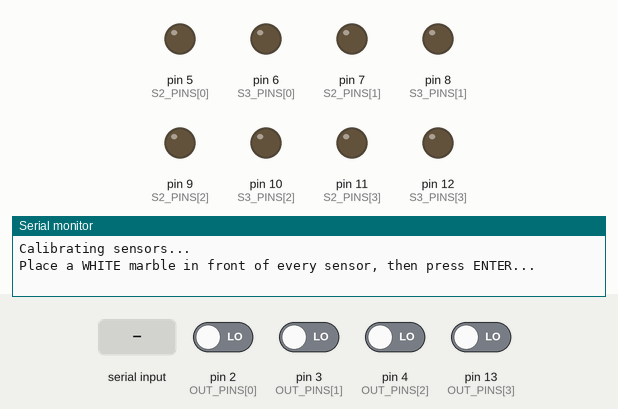
The sketch below on a simulated Arduino Uno, built with avr-gcc and run on an emulated ATmega328P. Shown: output pins drawn as LEDs (lit = HIGH), the last lines printed to the serial monitor. The test bench sets the inputs (shaded band); at power-on: pin 2 (OUT_PINS[0]), pin 3 (OUT_PINS[1]), pin 4 (OUT_PINS[2]), pin 13 (OUT_PINS[3]) LOW.

Above: at 1.2 s.
1.3 s: "1" received over Serial
At 1.75 s:
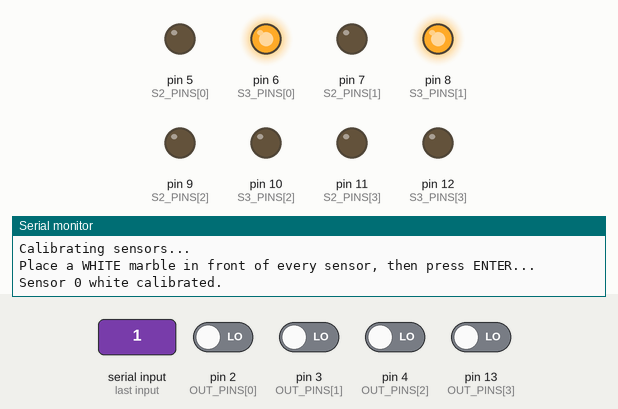
At 3.1 s:
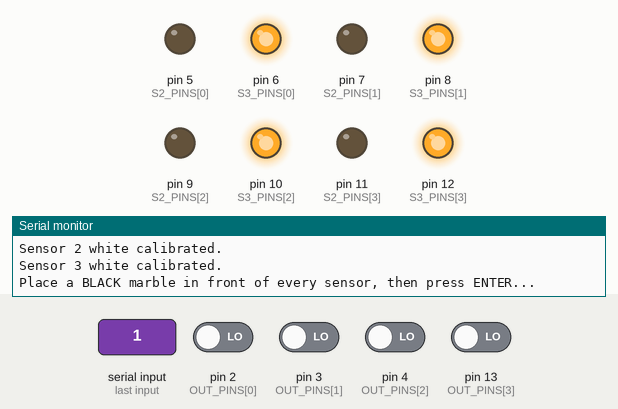
4.3 s: "0" received over Serial
At 4.53 s:
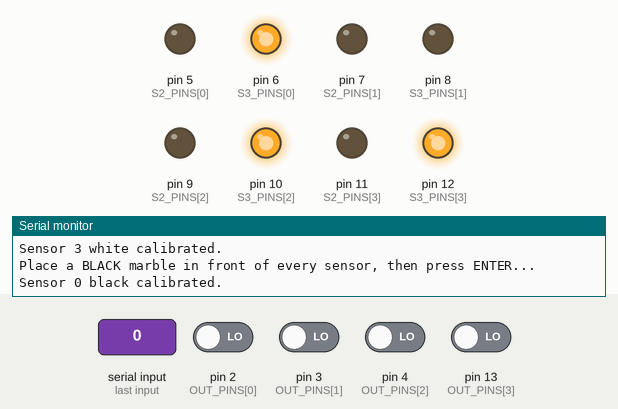
Timing chart, 0 to 7.3 s (numbered marks = the images above; inputs shaded):
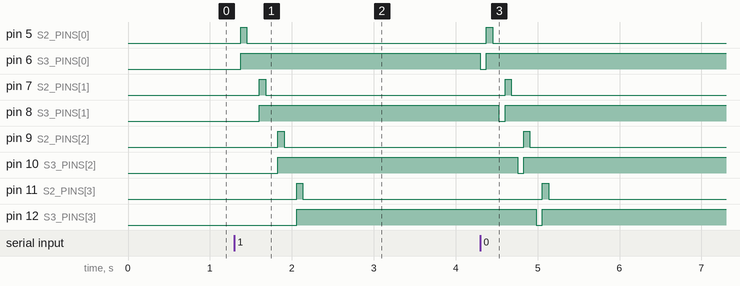

Measured:
- after the input at 1.3 s, pin 5 (S2_PINS[0]): LOW → HIGH after 0.08 s, → LOW 0.08 s later; pin 6 (S3_PINS[0]): LOW → HIGH after 0.08 s; pin 7 (S2_PINS[1]): LOW → HIGH after 0.30 s, → LOW 0.08 s later; pin 8 (S3_PINS[1]): LOW → HIGH after 0.30 s; pin 9 (S2_PINS[2]): LOW → HIGH after 0.53 s, → LOW 0.08 s later
- after the input at 4.3 s, pin 5 (S2_PINS[0]): LOW → HIGH after 0.08 s, → LOW 0.08 s later; pin 6 (S3_PINS[0]): HIGH → LOW at once, → HIGH 0.08 s later; pin 7 (S2_PINS[1]): LOW → HIGH after 0.30 s, → LOW 0.08 s later; pin 8 (S3_PINS[1]): HIGH → LOW after 0.23 s, → HIGH 0.08 s later; pin 9 (S2_PINS[2]): LOW → HIGH after 0.53 s, → LOW 0.08 s later

The sketch:

calibration.ino
```cpp
// Colour sensors pin assignments
const int NUM_SENSORS = 4;
const int S2_PINS[NUM_SENSORS]  = {5, 7, 9, 11};
const int S3_PINS[NUM_SENSORS]  = {6, 8, 10, 12};
const int OUT_PINS[NUM_SENSORS] = {2, 3, 4, 13};

const unsigned long PULSE_TIMEOUT = 5000;

// Store RGB values
unsigned long redVals[NUM_SENSORS] = {0};
unsigned long greenVals[NUM_SENSORS] = {0};
unsigned long blueVals[NUM_SENSORS] = {0};

// Store calibration RGB values
unsigned long redMin[NUM_SENSORS] = {0};
unsigned long greenMin[NUM_SENSORS] = {0};
unsigned long blueMin[NUM_SENSORS] = {0};
unsigned long redMax[NUM_SENSORS] = {0};
unsigned long greenMax[NUM_SENSORS] = {0};
unsigned long blueMax[NUM_SENSORS] = {0};

void setup() {
  // baud rate 11520
  Serial.begin(115200);

/*
  set S2 & S3 pins of each sensor as output
  set OUT pins of each sensor as input
*/
  for (int i = 0; i < NUM_SENSORS; i++) {
    pinMode(S2_PINS[i], OUTPUT);
    pinMode(S3_PINS[i], OUTPUT);
    pinMode(OUT_PINS[i], INPUT);
  }
}

void loop() {
/*
  calibrate and print calibration values
*/
  calibrateSensors();
  printVals();
}

/*
  set S2 & S3 pins HIGH or LOW to read each RGB value:
  (LOW, LOW)    --> Red
  (HIGH, HIGH)  --> Green
  (LOW, HIGH)   --> Blue
  (HIGH, LOW)   --> Clear (No Filter)

  measure pulse width (frequency) in microseconds to determine light intensity
*/
unsigned long readPulseWidth(int sensorIdx, bool s2Val, bool s3Val) {

  digitalWrite(S2_PINS[sensorIdx], s2Val);
  digitalWrite(S3_PINS[sensorIdx], s3Val);

  delayMicroseconds(100);

  // pulseIn() starts reading pulse width after pin goes LOW
  return pulseIn(OUT_PINS[sensorIdx], LOW, PULSE_TIMEOUT);
}

unsigned long stableRead(int i, bool s2, bool s3) {
  unsigned long sum = 0;

  for (int n = 0; n < 5; n++) {
    sum += readPulseWidth(i, s2, s3);
    delay(10);
  }
  return sum / 5;
}

void calibrateSensors() {
  Serial.println("Calibrating sensors...");

  // WHITE calibration
  Serial.println("Place a WHITE marble in front of every sensor, then press ENTER...");
  while (!Serial.available());
  Serial.read();

  for (int i = 0; i < NUM_SENSORS; i++) {
    redMin[i] = stableRead(i, LOW, LOW);
    greenMin[i] = stableRead(i, HIGH, HIGH);
    blueMin[i] = stableRead(i, LOW, HIGH);

    Serial.print("Sensor "); Serial.print(i); Serial.println(" white calibrated.");
  }

  // BLACK calibration
  Serial.println("Place a BLACK marble in front of every sensor, then press ENTER...");
  while (!Serial.available());
  Serial.read();

  for (int i = 0; i < NUM_SENSORS; i++) {
    redMax[i] = stableRead(i, LOW, LOW);
    greenMax[i] = stableRead(i, HIGH, HIGH);
    blueMax[i] = stableRead(i, LOW, HIGH);

    Serial.print("Sensor "); Serial.print(i); Serial.println(" black calibrated.");
  }

  Serial.println("Calibration complete!");
}

/*
  WHITE values (lower value indicates higher light intensity)
  redMin:   {14, 15, 13, 14}
  greenMin: {13, 13, 10, 15}
  blueMin:  {11, 11, 8, 12}

  BLACK values
  redMax:   {50, 59, 61, 56}
  greenMax: {46, 50, 56, 58}
  blueMax:  {39, 46, 43, 48}
*/
void printVals() {
  Serial.println("\n// ===== PASTE THIS BLOCK INTO duet.ino =====\n");

  Serial.println("// WHITE calibration (min pulse width = brightest)");
  Serial.print("unsigned long redMin[NUM_SENSORS]   = {");
  for (int i = 0; i < NUM_SENSORS; i++) { Serial.print(redMin[i]);   if (i < NUM_SENSORS-1) Serial.print(", "); } Serial.println("};");
  Serial.print("unsigned long greenMin[NUM_SENSORS] = {");
  for (int i = 0; i < NUM_SENSORS; i++) { Serial.print(greenMin[i]); if (i < NUM_SENSORS-1) Serial.print(", "); } Serial.println("};");
  Serial.print("unsigned long blueMin[NUM_SENSORS]  = {");
  for (int i = 0; i < NUM_SENSORS; i++) { Serial.print(blueMin[i]);  if (i < NUM_SENSORS-1) Serial.print(", "); } Serial.println("};");

  Serial.println();

  Serial.println("// BLACK calibration (max pulse width = darkest)");
  Serial.print("unsigned long redMax[NUM_SENSORS]   = {");
  for (int i = 0; i < NUM_SENSORS; i++) { Serial.print(redMax[i]);   if (i < NUM_SENSORS-1) Serial.print(", "); } Serial.println("};");
  Serial.print("unsigned long greenMax[NUM_SENSORS] = {");
  for (int i = 0; i < NUM_SENSORS; i++) { Serial.print(greenMax[i]); if (i < NUM_SENSORS-1) Serial.print(", "); } Serial.println("};");
  Serial.print("unsigned long blueMax[NUM_SENSORS]  = {");
  for (int i = 0; i < NUM_SENSORS; i++) { Serial.print(blueMax[i]);  if (i < NUM_SENSORS-1) Serial.print(", "); } Serial.println("};");

  Serial.println("\n// ===== END PASTE BLOCK =====\n");
}
```
